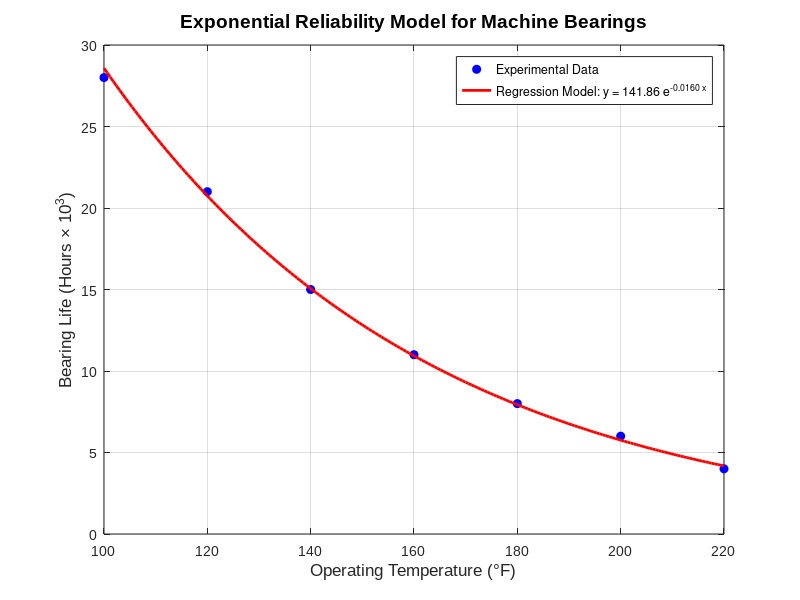

Write MATLAB code to recreate this figure.
% =========================================================================================
% FILE NAME: Q6_BearingLifeEstimation.m
% AUTHOR: [Amey Thakur](https://github.com/Amey-Thakur)
% COURSE REPO: https://github.com/Amey-Thakur/COMPUTATIONAL-METHODS-AND-MODELING-FOR-ENGINEERING-APPLICATIONS
% RELEASE DATE: September 08, 2023
% LICENSE: Creative Commons Attribution 4.0 International (CC BY 4.0)
%
% DESCRIPTION:
% This script performs exponential regression to model the relationship between 
% machine bearing life and operating temperature, enabling predictive maintenance 
% through lifestyle estimation.
%
% PROBLEM STATEMENT (Q6):
% The useful life of a machine bearing depends on its operating temperature, 
% as the following data show. Obtain a functional description of these data. 
% Plot the function and the data on the same plot. Estimate a bearing's life 
% if it operates at 150°F.
%
% Temperature (°F):   [100, 120, 140, 160, 180, 200, 220]
% Bearing life (h*10^3): [28,  21,  15,  11,  8,   6,   4]
%
% Reference: MATLAB for Engineering Applications, William J. Palm, Chapter 6, Q6.
%
% TECHNOLOGY STACK:
% - Programming Language: MATLAB (R2023a+)
% =========================================================================================

% --- Environment Initialization ---
clc;
clear;
close all;

% --- Experimental Dataset Acquisition ---
temp = [100, 120, 140, 160, 180, 200, 220]; % Temperature in °F
life = [28, 21, 15, 11, 8, 6, 4];           % Life in hours x 10^3

% --- Exponential Regression Modeling ---
% Functional model: Life = b * exp(m * temp)
% Linearization: ln(Life) = ln(b) + m * temp
log_life = log(life);
coeffs = polyfit(temp, log_life, 1);

m = coeffs(1);
b = exp(coeffs(2));

% --- Predictive Analysis ---
target_temp = 150;
estimated_life = b * exp(m * target_temp);

% --- Visualization Engine ---
temp_smooth = linspace(min(temp), max(temp), 200);
life_fit = b * exp(m * temp_smooth);

figure('Color', 'w', 'Name', 'Bearing Life Reliability Analysis');
plot(temp, life, 'bo', 'MarkerFaceColor', 'b', 'MarkerSize', 6);
hold on;
plot(temp_smooth, life_fit, 'r-', 'LineWidth', 2);

% Aesthetics and Labeling
grid on;
set(gca, 'FontName', 'Arial', 'FontSize', 10);
xlabel('Operating Temperature (°F)', 'FontSize', 12);
ylabel('Bearing Life (Hours \times 10^3)', 'FontSize', 12);
title('Exponential Reliability Model for Machine Bearings', 'FontSize', 14, 'FontWeight', 'bold');
legend('Experimental Data', sprintf('Regression Model: y = %.2f e^{%.4f x}', b, m), 'Location', 'northeast');

% --- Results Visualization ---
fprintf('--- Exponential Model Parameters ---\n');
fprintf('Calculated b (Amplitude): %8.4f\n', b);
fprintf('Calculated m (Rate):      %8.4f\n', m);
fprintf('\n--- Prediction Results ---\n');
fprintf('Estimated bearing life at 150°F: %8.2f (hours x 10^3)\n', estimated_life);

% Professional Scholarly Footer
fprintf('\nEngineering Insight: The exponential decay model effectively captures the accelerated wear characteristics common in high-temperature bearing operation.\n');
